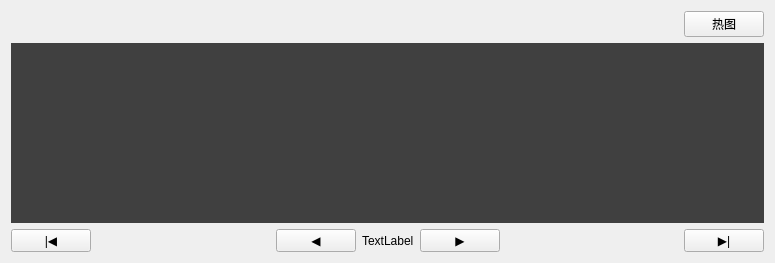
<?xml version="1.0" encoding="UTF-8"?>
<ui version="4.0">
 <class>Form</class>
 <widget class="QWidget" name="Form">
  <property name="geometry">
   <rect>
    <x>0</x>
    <y>0</y>
    <width>775</width>
    <height>262</height>
   </rect>
  </property>
  <property name="windowTitle">
   <string>Form</string>
  </property>
  <layout class="QVBoxLayout" name="verticalLayout">
   <item>
    <layout class="QHBoxLayout" name="horizontalLayout_6">
     <item>
      <spacer name="horizontalSpacer_3">
       <property name="orientation">
        <enum>Qt::Orientation::Horizontal</enum>
       </property>
       <property name="sizeHint" stdset="0">
        <size>
         <width>40</width>
         <height>20</height>
        </size>
       </property>
      </spacer>
     </item>
     <item>
      <widget class="QPushButton" name="imgCvtButton">
       <property name="text">
        <string>热图</string>
       </property>
      </widget>
     </item>
    </layout>
   </item>
   <item>
    <widget class="QScrollArea" name="scrollArea">
     <property name="sizePolicy">
      <sizepolicy hsizetype="Expanding" vsizetype="Preferred">
       <horstretch>0</horstretch>
       <verstretch>0</verstretch>
      </sizepolicy>
     </property>
     <property name="minimumSize">
      <size>
       <width>0</width>
       <height>180</height>
      </size>
     </property>
     <property name="styleSheet">
      <string notr="true">background-color: rgb(64, 64, 64);</string>
     </property>
     <property name="frameShape">
      <enum>QFrame::Shape::NoFrame</enum>
     </property>
     <property name="lineWidth">
      <number>0</number>
     </property>
     <property name="verticalScrollBarPolicy">
      <enum>Qt::ScrollBarPolicy::ScrollBarAlwaysOff</enum>
     </property>
     <property name="horizontalScrollBarPolicy">
      <enum>Qt::ScrollBarPolicy::ScrollBarAlwaysOff</enum>
     </property>
     <property name="widgetResizable">
      <bool>true</bool>
     </property>
     <widget class="QWidget" name="scrollAreaWidgetContents_2">
      <property name="geometry">
       <rect>
        <x>0</x>
        <y>0</y>
        <width>757</width>
        <height>180</height>
       </rect>
      </property>
     </widget>
    </widget>
   </item>
   <item>
    <layout class="QHBoxLayout" name="pageLayout">
     <item>
      <widget class="QPushButton" name="firstPageBtn">
       <property name="text">
        <string>|◀</string>
       </property>
      </widget>
     </item>
     <item>
      <spacer name="horizontalSpacer">
       <property name="orientation">
        <enum>Qt::Orientation::Horizontal</enum>
       </property>
       <property name="sizeHint" stdset="0">
        <size>
         <width>40</width>
         <height>20</height>
        </size>
       </property>
      </spacer>
     </item>
     <item>
      <widget class="QPushButton" name="prevBtn">
       <property name="text">
        <string>◀</string>
       </property>
      </widget>
     </item>
     <item>
      <widget class="QLabel" name="pageLab">
       <property name="text">
        <string>TextLabel</string>
       </property>
      </widget>
     </item>
     <item>
      <widget class="QPushButton" name="nextBtn">
       <property name="sizePolicy">
        <sizepolicy hsizetype="Fixed" vsizetype="Fixed">
         <horstretch>0</horstretch>
         <verstretch>0</verstretch>
        </sizepolicy>
       </property>
       <property name="text">
        <string>▶</string>
       </property>
      </widget>
     </item>
     <item>
      <spacer name="horizontalSpacer_2">
       <property name="orientation">
        <enum>Qt::Orientation::Horizontal</enum>
       </property>
       <property name="sizeHint" stdset="0">
        <size>
         <width>40</width>
         <height>20</height>
        </size>
       </property>
      </spacer>
     </item>
     <item>
      <widget class="QPushButton" name="lastPageBtn">
       <property name="sizePolicy">
        <sizepolicy hsizetype="Fixed" vsizetype="Fixed">
         <horstretch>0</horstretch>
         <verstretch>0</verstretch>
        </sizepolicy>
       </property>
       <property name="text">
        <string>▶|</string>
       </property>
      </widget>
     </item>
    </layout>
   </item>
  </layout>
 </widget>
 <resources/>
 <connections/>
</ui>
